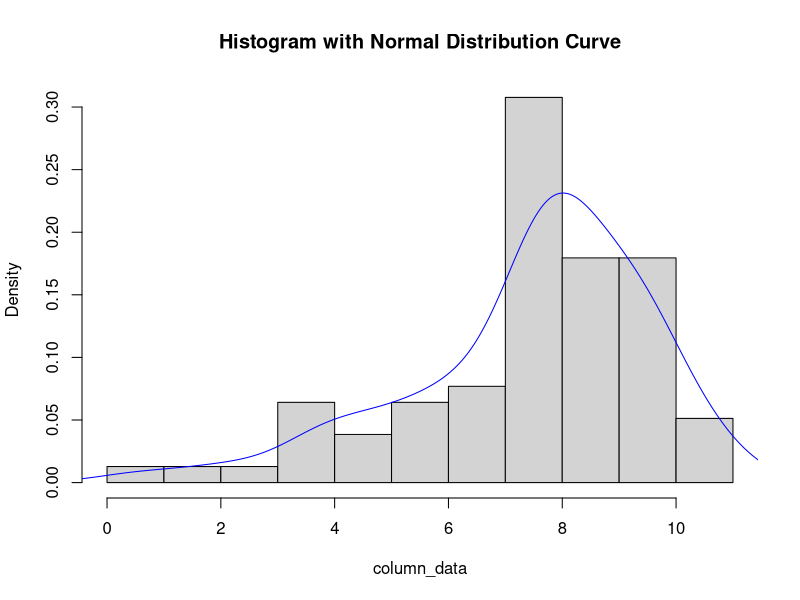

This figure's R source:
## ---- chunk 1
knitr::opts_chunk$set(echo = TRUE, warning=FALSE, message=FALSE)
## ---- chunk 2


# Load necessary libraries
library(ggplot2)
library(nortest)

library(readxl)
data <- readxl::read_excel("data.xlsx")
print(data)

# Define function to plot histogram with normal distribution curve
plot_with_normal_dist <- function(column_data) {
  hist(column_data, probability = TRUE, main = "Histogram with Normal Distribution Curve")
  lines(density(column_data), col = "blue")
}

# Define function to perform normality tests
perform_normality_tests <- function(column_data) {
  shapiro.test(column_data)
}

# Define function to choose appropriate test and calculate effect size
choose_test_and_effect_size <- function(group1_data, group2_data) {
  p_value <- shapiro.test(group1_data)$p.value
  if (p_value > 0.05) {
    # If data is normally distributed, use t-test
    t_test_result <- t.test(group1_data, group2_data)
    mean_diff <- mean(group2_data) - mean(group1_data)
    pooled_sd <- sqrt(((length(group1_data) - 1) * var(group1_data) + (length(group2_data) - 1) * var(group2_data)) / (length(group1_data) + length(group2_data) - 2))
    effect_size <- mean_diff / pooled_sd
    cat("Test used: t-test\n")
  } else {
    # If data is not normally distributed, use Wilcoxon test
    t_test_result <- wilcox.test(group1_data, group2_data)
    effect_size <- NULL  # Effect size is not calculated for non-parametric tests
    cat("Test used: Wilcoxon test\n")
  }
  return(list(test_result = t_test_result, effect_size = effect_size))
}

# Define function to compare groups based on GPA
compare_groups_based_on_gpa <- function(data, gpa_threshold = 7) {
  group1 <- subset(data, GPA <= gpa_threshold)$TESTSCORE
  group2 <- subset(data, GPA > gpa_threshold)$TESTSCORE
  
  cat("Group 1 (GPA <= 7):\n")
  cat("Mean:", mean(group1), "\n")
  cat("Variance:", var(group1), "\n")
  cat("Observations:", length(group1), "\n")
  
  cat("\nGroup 2 (GPA > 7):\n")
  cat("Mean:", mean(group2), "\n")
  cat("Variance:", var(group2), "\n")
  cat("Observations:", length(group2), "\n")
  
  comparison_result <- choose_test_and_effect_size(group1, group2)
  
  return(comparison_result)
}

# Plot distribution of GPA
plot_with_normal_dist(data$GPA)

# Perform normality test on GPA
perform_normality_tests(data$GPA)

# Compare groups based on GPA
comparison_result <- compare_groups_based_on_gpa(data)

# Report statistics
cat("\nT-test/Wilcoxon Test Results:\n")
print(comparison_result$test_result)
if (!is.null(comparison_result$effect_size)) {
  cat("Cohen's d value:", comparison_result$effect_size, "\n")
}
